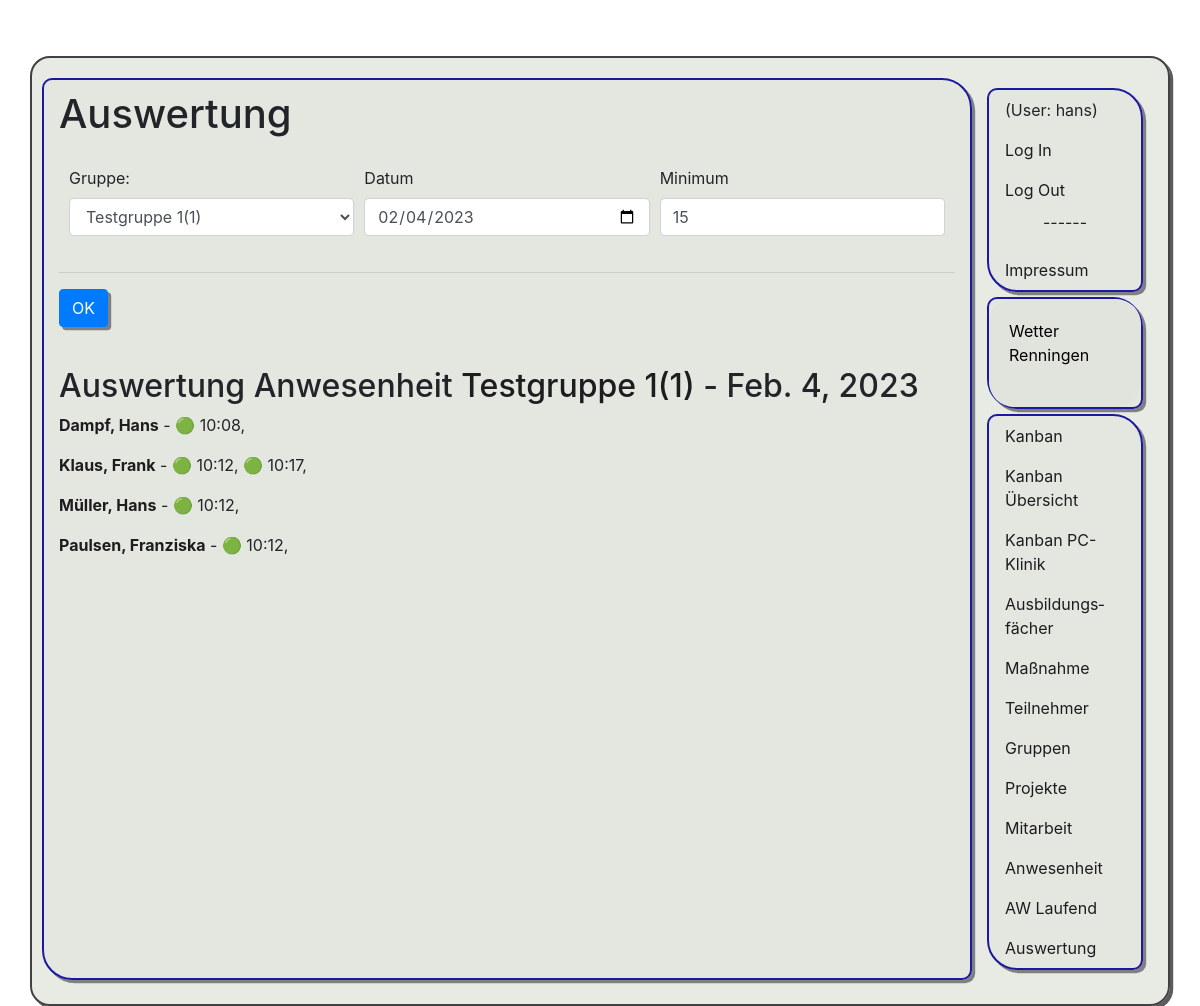
The app's page /pr1/anwesenheit/auswertung/1 (signed in) with its own data.
### app1/models.py (models this page shows, shortened)
class Gruppe(models.Model):
    name = models.CharField(max_length=50)
    aktiv = models.BooleanField(default=True)
    raum = models.ForeignKey(Raum, on_delete=models.CASCADE, null=True)
    def __str__(self):
        return self.name+ "("+str(self.id)+")"
    class Meta:
        ordering = ['name']
        verbose_name_plural = "Gruppen"

class Teilnehmer(models.Model):
    name = models.CharField(max_length=50)
    vorname = models.CharField(max_length=50)
    ausbildung = models.ForeignKey(Ausbildung, on_delete=models.CASCADE)
    gruppe = models.ForeignKey(Gruppe, on_delete=models.CASCADE, null=True)
    aktiv = models.BooleanField(default=True)
    email = models.CharField(max_length=255, blank=True)
    mobil = models.CharField(max_length=255, blank=True)
    class Meta:
        ordering = ['name']
        verbose_name_plural = "Teilnehmer"

### app1/views.py (the view)
# urls.py: path('anwesenheit/auswertung/<int:gruppe>', views.anwesenheit_auswertung_gruppe, name = 'anwesenheit_laufend_gruppe'),
@permission_required('app1.view_teilnehmer')
def anwesenheit_auswertung_gruppe(request, gruppe):
    date_akt = date.today()
    max_lenght = 15
    if request.method == "POST":
        date_akt = datetime.strptime(request.POST["Datum"], '%Y-%m-%d').date()
        gruppe = request.POST["Gruppe"]
        max_lenght = int(request.POST["Minimum"])
    print(max_lenght)
    gruppe_ds = Gruppe.objects.get(id=gruppe)
    gruppe_frm = FormAuswahl("Gruppe", Gruppe, gruppe, submit=True)
    datum_frm = FormInput("Datum", type="date",
                          value=str(date_akt), submit=True)
    max_lenght_fm = FormInput("Minimum", value=str(
        max_lenght), type="number", submit=True)
    forms = (formZeile(gruppe_frm, datum_frm,
             max_lenght_fm), formLinie, FormBtnOk)
    teilnehmer = Teilnehmer.objects.filter(aktiv=True, gruppe=gruppe)
    liste = []
    for tn in teilnehmer:
        anwesenheit = Anwesenheit.objects.filter(
            teilnehmer=tn, datum__date=date_akt)
        liste2 = []
        time_old = False
        for anwesend in anwesenheit:
            if not time_old:
                time_old = anwesend.datum
            else:
                time_diff = (anwesend.datum - time_old).total_seconds() / 60
                time_old = anwesend.datum
                if anwesend.anwesend and not liste2[-1][1] and time_diff <= max_lenght:
                    print("gelöscht zu kurz")
                    del liste2[-1]
                elif (anwesend.anwesend == liste2[-1][1]):
                    print("ignoriert doppelt")
                    continue
            if anwesend.anwesend:
                status = "Anwesend"
            else:
                status = "Abwesend"
            liste2.append((anwesend.datum.strftime("%H:%M"),
                          anwesend.anwesend, anwesend.user))
        liste.append((tn, liste2))
    return render(request, 'app1/ausbildung_auswertung.html', {"h1": "Auswertung Anwesenheit", "forms": forms,
                                                               "liste": liste, "datum": date_akt, "gruppe": gruppe_ds})

### app1/classForm.py (called while the page is built)
def formZeile(*liste):
    antwort = '<div class="form-row">\n'
    for element in liste:
        antwort += '<div class="col">'
        antwort += str(element)
        antwort += '</div>'
    antwort += '\n</div>'
    return antwort

def formLinie():
    return "<hr />"

    def __str__(self):
        antwort = '<label for="'+self.label+'">'+self.label+'</label>\n'
        antwort += '<input '
        if self.submit:
            antwort+= ' onchange="this.form.submit()" '
        antwort += 'type="'+self.type+'" class="form-control" id="'+self.label+'" value="'+self.value
        antwort += '" name="'+self.label+'"'
        if self.required:
            antwort += " required"
        if self.readonly:
            antwort += " readonly"
        if self.disabled:
            antwort += " disabled"
        antwort += '>\n'
        return antwort

    def __str__(self):
        if self.aktiv:
            daten = self.liste.objects.filter(aktiv=True)
        else:
            daten = self.liste.objects.filter()
        antwort=""
        if self.label:
            antwort = '\n<label for="'+self.name+'">'+self.name+': </label>\n'
        antwort += '<select '
        if self.submit:
            antwort+= ' onchange="this.form.submit()" '
        antwort += 'name="'+self.name+'" class="form-control">\n'
        for zeile in daten:
            antwort += '<option value="'+str(zeile.id)+'"'
            if zeile.id == self.value:
                antwort += "selected "
            antwort +='>'+str(zeile)+'</option>\n'
        antwort += '</select>\n'
        return antwort

    def __str__(self):
        antwort ='<button type="submit" class="btn btn-primary" name="button" value="ok">'
        antwort +=  self.name
        antwort +=  '</button>'
        return antwort

### app1/templates/app1/ausbildung_auswertung.html
﻿{% extends 'app1/base_form.html' %}
{% block h1 %}
Auswertung
{% endblock h1 %}
{% block zusatz %}
    <h2>Auswertung Anwesenheit <a href="../../grp/{{gruppe.id}}" target="__blank">{{gruppe}}</a> - {{datum}}</h2>
    {% for tn in liste %}
        <p ><strong><a href="../../tn/{{tn.0.id}}" target="__blank">{{tn.0.name}}, {{tn.0.vorname}}</a></strong> -
        {% for tn_zeile in tn.1 %}
            <span title="{{tn_zeile.2}}">
                {% if not tn_zeile.1 %} &#128308; {% else %} &#128994; {% endif %} {{tn_zeile.0}},
            </span>
            {% endfor %}
        </p>
    {% endfor %}
{% endblock zusatz %}

### app1/templates/app1/base.html (shortened to what this page needs)
{% load static tz %}
<!doctype html>
<html lang="de">
    <head>
        <link rel="stylesheet" href="https://cdn.jsdelivr.net/npm/bootstrap@4.5.3/dist/css/bootstrap.min.css">
        <link rel="stylesheet" href="{% static 'css/styles.css' %}" />
    </head>
    <body>
        <div class="container">
            <div class="row">
                <div class="col-md-10 inhalt">
                    <h1>{% block h1 %}Überschrift{% endblock h1 %}</h1>
                    {% block content %}
                    {% endblock content %}
                </div>
                <div class="col-md-2 navi">
                    <nav class="nav flex-column">
                        <div class="nav-link"> (User: {{user}})</div>
                        <a class="nav-link gruen" href="/pr1/auth?next=/pr1/">Log In</a>
                        <a class="nav-link rot" href="/pr1/logout">Log Out</a>
                        <p class="center">------</p>
                        <a class="nav-link" href="/pr1/impress">Impres&shy;sum</a>
                    </nav>
                    <nav class="nav flex-column">
                       <div id="wcom-e00a8ce320c777a03bbe2f2a113101a4" style="border: 0px; background-color: rgb(224, 228, 220); border-radius: 25px; color: rgb(0, 0, 0);" class="wcom-default w150x150"><link rel="stylesheet" href="//cs3.wettercomassets.com/woys/5/css/w.css" media="all"><div class="wcom-city"><a style="color: #000" href="https://www.wetter.comdeutschland/renningen/DE0008793.html" target="_blank" rel="nofollow" aria-label="Wetter Berlin" title="Wetter Renningen">Wetter Renningen</a></div><div id="wcom-e00a8ce320c777a03bbe2f2a113101a4-weather"></div></div>
                    </nav>
                   <nav class="nav flex-column ">
                        <a class="nav-link active" href="/pr1/kanban/">Kanban</a>
                        <a class="nav-link" href="/pr1/kanban/all/">Kan&shy;ban Übersicht</a>
                        <a class="nav-link" href="/pr1/kanban/pck/">Kan&shy;ban PC-Klinik</a>
                        <a class="nav-link" href="/pr1/fach/">Aus&shy;bildungs&shy;fächer</a>
                        <a class="nav-link" href="/pr1/ausb/">Maß&shy;nahme</a>
                        <a class="nav-link" href="/pr1/tn/">Teil&shy;nehmer</a>
                        <a class="nav-link" href="/pr1/grp/">Grup&shy;pen</a>
                        <a class="nav-link" href="/pr1/projekte/">Pro&shy;jekte</a>
                        <a class="nav-link" href="/pr1/mitarbeit">Mit&shy;arbeit</a>
                        <a class="nav-link" href="/pr1/anwesenheit">An&shy;wesenheit</a>
                        <a class="nav-link" href="/pr1/anwesenheit/1">AW Laufend</a>
                        <a class="nav-link" href="/pr1/anwesenheit/auswertung/1">Aus&shy;wertung</a>
                    </nav>
                </div>
            </div>
        </div>
    </body>
</html>

### app1/static/css/styles.css (style rules this page uses)
.center { text-align: center; }
body { background-image: url(../pics/hintergrund1.png); height: 95vh; background-position: center; background-repeat: no-repeat; background-size: cover; }
div { padding: 10px 10px; }
.container { background-color: rgb(225, 230, 222, 0.80); border-radius: 20px 20px 20px 20px; margin-top: 2em; box-shadow: 0.2em 0.2em rgb(92, 91, 91); border: 2px solid #414144; }
.nav, .inhalt { background-color: rgba(225, 230, 222, 0.637); border: 2px solid #1b19a0; border-radius: 10px 30px 10px 30px; box-shadow: 0.2em 0.2em gray; margin-bottom: 0.3em; }
button { box-shadow: 0.2em 0.2em gray; }
a:link, a:visited { color: rgb(29, 29, 31); }
.rot { color: red; }
.gruen { color: green; }

### records on screen
Gruppe: name+id "Testgruppe 1(1)"
Teilnehmer: name "Dampf", vorname "Hans"
Teilnehmer: name "Klaus", vorname "Frank"
Teilnehmer: name "Müller", vorname "Hans"
Teilnehmer: name "Paulsen", vorname "Franziska"

### other values on screen
{{ tn_zeile.0 }} "10:08"
{{ tn_zeile.0 }} "10:12"
{{ tn_zeile.0 }} "10:17"
{{ user }} "hans"
